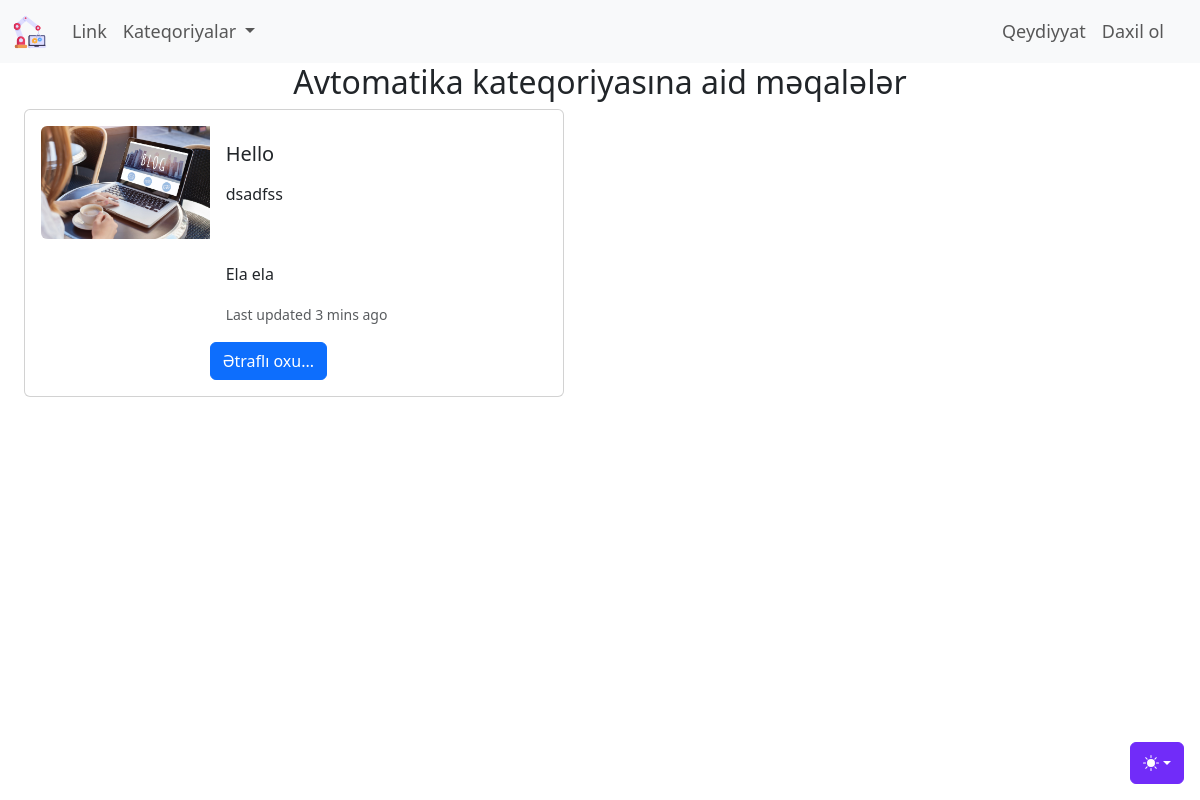
Screenshot of /kateqoriya/avtomatika with the database file from the repository.
### blog/models.py (models this page shows, shortened)
class Kateqoriya(models.Model):
    class Meta:
        verbose_name = 'Kateqoriya'
        verbose_name_plural = 'Kateqoriyalar'
    kateqoriya_adi = models.CharField('Kateqoriya adı', max_length=150)
    kateqoriya_slug = models.SlugField(editable=False, unique=True)
    def __str__(self):
        return f"{self.kateqoriya_adi}"

class Blog(models.Model):
    class Meta:
        verbose_name = 'Məqalə'
        verbose_name_plural = 'Məqalələr'
    basliq_sekli = models.ImageField(upload_to = "uploads/%d.%m.%Y",default = 'uploads/default.jpg',null=True,blank=True)
    basliq = models.CharField('Məqalə başlığı', max_length = 200)
    kontent = CKEditor5Field('Məqalə kontenti', config_name = 'extends')
    yaradilma_tarixi = models.DateTimeField('Yaranma tarixi', auto_now_add = True)
    deyisdirilme_tarixi = models.DateTimeField('Yaranma tarixi', auto_now = True)
    blog_slug = models.SlugField(editable=False, unique = True)
    blog_kateqoriya = models.ManyToManyField(Kateqoriya, verbose_name = 'Kateqoriyaları seçin.')
    yayinda_mi = models.BooleanField('Yayına buraxılsın?', default = False)
    yeni_mi = models.BooleanField('Yeni məqalə?', default = True)
    karuselde = models.BooleanField('Karuseldə', default = False)
    istifadeci = models.ForeignKey(settings.AUTH_USER_MODEL,verbose_name='İstifadəçi',on_delete = models.CASCADE)

### blog/views.py (the view)
# urls.py: path('kateqoriya/<slug:_slug>',views.kateqoriyaya_get,name='kateqoriyaya_get')
def kateqoriyaya_get(request,_slug):
    context = {
        'kateqoriyalar': Kateqoriya.objects.all(),
        'yazilar' : Kateqoriya.objects.get(kateqoriya_slug =_slug).blog_set.all(),
        'secilen_kateqoriya' : Kateqoriya.objects.get(kateqoriya_slug=_slug),
    }
    return render(request,'blog/kateqoriyaya_get.html',context)

### blog/templates/blog/kateqoriyaya_get.html (shortened to what this page needs)
{%extends 'base.html'%}
{% block content %}
    <div class="container-fluid">
        <div class="row">
            <div class="col text-center">
                <h2>{{secilen_kateqoriya}} kateqoriyasına aid məqalələr</h2>
            </div>
        </div>
        {% if yazilar %}
            {% for yazi in  yazilar%}
                <div class="card mb-3 p-3" style="max-width: 540px;">
                    <div class="row g-0">
                    <div class="col-md-4">
                        <a href="{%url 'yazini_tap' yazi.blog_slug%}" target="_blank" rel="noopener noreferrer">
                            <img src="{{yazi.basliq_sekli.url}}" class="img-fluid rounded-start" alt="{{yazi.basliq}}">
                        </a>
                    </div>
                    <div class="col-md-8">
                        <div class="card-body">
                        <h5 class="card-title">{{yazi.basliq}}</h5>
                        <p class="card-text">
                            {{yazi.kontent|truncatechars:40|safe}}
                        </p>
                        <p class="card-text"><small class="text-body-secondary">Last updated 3 mins ago</small></p>
                        </div>
                        <a href="{%url 'yazini_tap' yazi.blog_slug%}" target="_blank" rel="noopener noreferrer" class="btn btn-primary">Ətraflı oxu...</a>
                    </div>
                    </div>
                </div>
            {% endfor %}
        {% else %}
                <div class="alert alert-warning">Bu kateqoriyaya aid məqalə yoxdur.</div>
        {% endif %}
    </div>
{% endblock %}

### rows the page displays
Kateqoriya: kateqoriya_adi "Avtomatika"
Blog: basliq_sekli (placeholder picture), basliq "Hello", kontent "dsadfss Ela ela"
